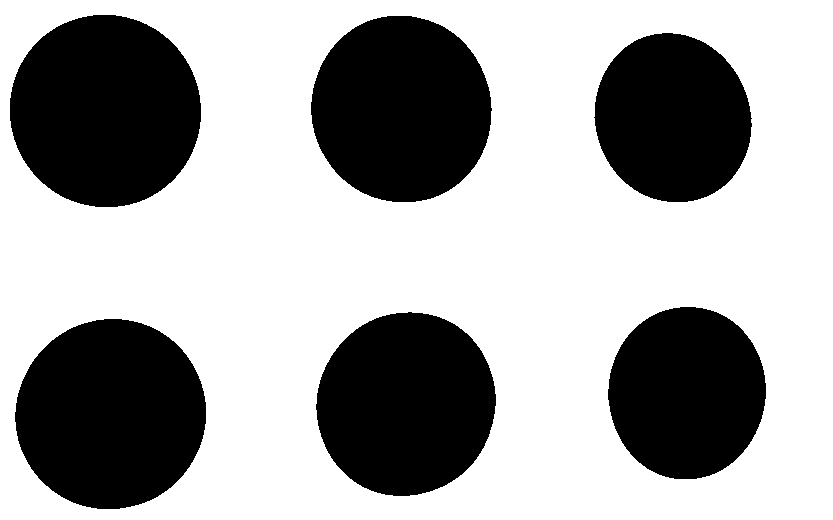
#> input picture Week-2/img.png, 833 x 520 px, found by its file name
$ python Assignment-4.py
#> lines starting #> are read from the running program, lines starting #| are printed output that depends on the picture; after the words box and inside, x2 and y2 are one past the last pixel; in counts of white or black regions, pixels touching at a corner belong together
import cv2
import matplotlib.pyplot as plt
import numpy as np

imgpath = 'E:\LD-QSTP\Week-2\img.PNG'
img =  cv2.imread(imgpath)
#> img is the input picture: shape (520, 833, 3); 64.9% white; 6 black regions, box (x1, y1, x2, y2) and area: (10, 15, 201, 207) 28947, (15, 319, 206, 509) 28451, (311, 16, 492, 202) 26505, (316, 312, 496, 496) 25858, (608, 307, 766, 479) 21352, (594, 33, 752, 202) 20800
img_og = img.copy()
img = cv2.cvtColor(img, cv2.COLOR_BGR2GRAY)

img = cv2.GaussianBlur(img, (21,21),cv2.BORDER_DEFAULT)
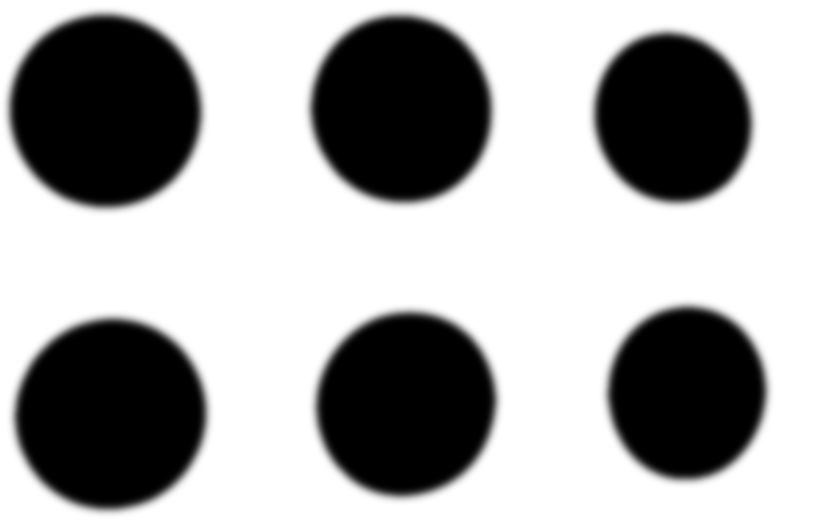
#> img: shape (520, 833); min 0, max 255, mean 165.6

circles = cv2.HoughCircles(img, cv2.HOUGH_GRADIENT, 1.2,100, param1 =50, param2=30, minRadius=50, maxRadius=200 )
#> circles = [[111, 413.4, 94.28], [103.8, 111, 95.84], [402.6, 108.6, 91.88], [411, 406.2, 94.88], [687, 383.4, 76.76], [667.8, 103.8, 70.88]]
circles_int = np.array(circles, dtype='int')
#> circles_int = [[111, 413, 94], [103, 111, 95], [402, 108, 91], [411, 406, 94], [687, 383, 76], [667, 103, 70]]
print('No. of circles:',circles_int.shape[1])
#| No. of circles: 6

for i in circles_int[0, :]:
    cv2.circle(img_og, (i[0],i[1]), i[2], (0,255,0),5)
#> this loop made 6 passes
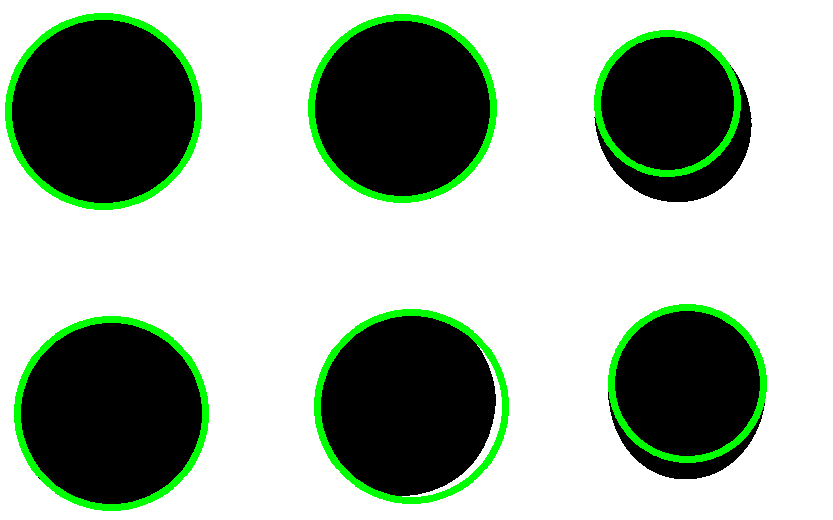
#> img_og: shape (520, 833, 3); 5.26% of pixels changed, all inside (x1, y1, x2, y2) = (5, 13, 767, 511)
plt.imshow(img_og)
plt.show()
